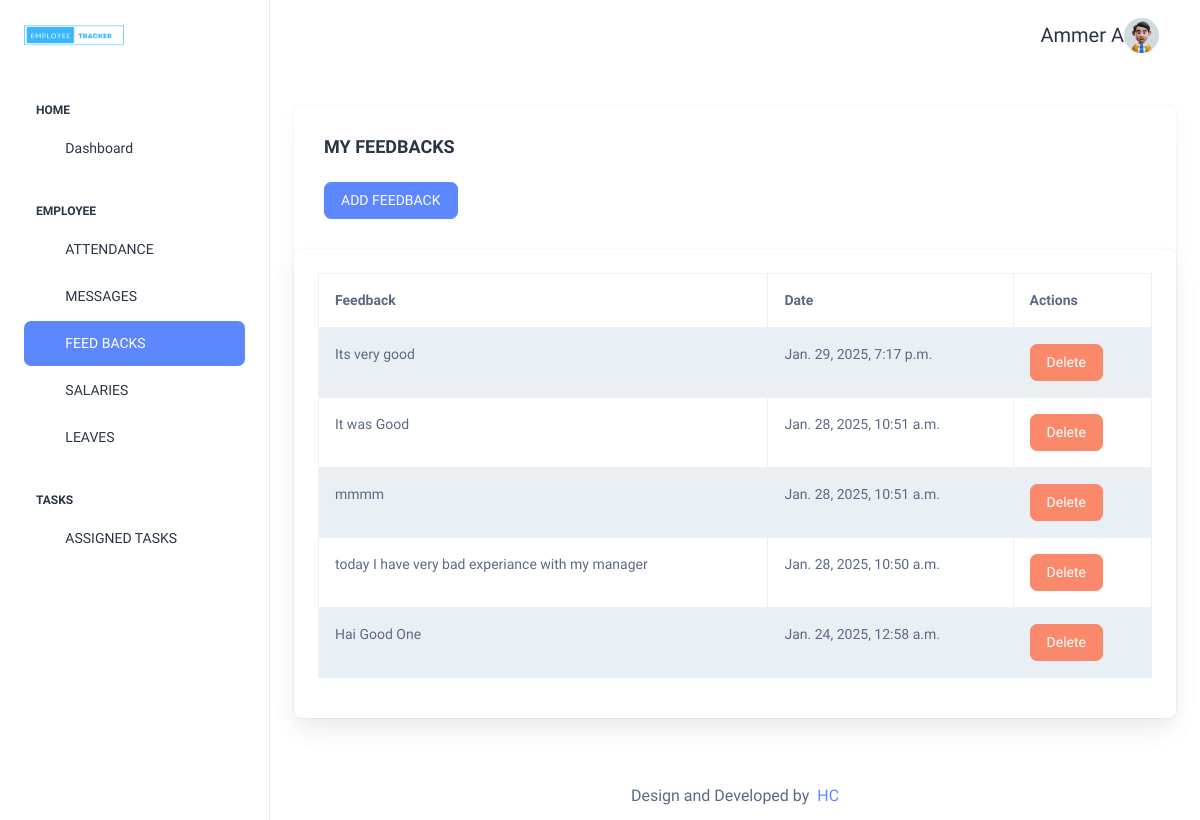
Screenshot of /employee/my_feedback (signed in) with the database file from the repository.
### home/models.py (models this page shows)
class CustomUser(AbstractBaseUser, PermissionsMixin):
    email = models.EmailField(unique=True, verbose_name='email address')
    username = models.CharField(max_length=30, unique=True,verbose_name='username')
    first_name = models.CharField(max_length=30, blank=True, verbose_name='first name')
    last_name = models.CharField(max_length=30, blank=True, verbose_name='last name')
    phone = models.CharField(max_length=15, blank=True, verbose_name='phone number')
    address = models.TextField(blank=True, verbose_name='address')
    is_active = models.BooleanField(default=True, verbose_name='active')
    is_staff = models.BooleanField(default=False, verbose_name='staff status')
    profile_pic = models.ImageField(upload_to='profile_pics', null=True, blank=True)
    job_title = models.CharField(max_length=50, blank=True, verbose_name='job title', choices=(
                                                                                            ("Developer", "Developer"),
                                                                                            ("Designer", "Designer"),
                                                                                            ("Analyst", "Analyst"),
                                                                                            ("Tester", "Tester"),
                                                                                            ("Support", "Support"),
                                                                                            ("Manager", "Manager"),
                                                                                            ("Executive", "Executive"),
                                                                                            ("Senior Executive", "Senior Executive"),
                                                                                            ("Lead Developer", "Lead Developer"),
                                                                                            ("Junior Developer", "Junior Developer"),
                                                                                            ("Senior Developer", "Senior Developer"),
                                                                                            ("Intern", "Intern")))
    department = models.CharField(max_length=50, blank=True, verbose_name='department', choices=(
                                                                                            ("HR", "Human Resources"),
                                                                                            ("IT", "Information Technology"),
                                                                                            ("FIN", "Finance"),
                                                                                            ("MKT", "Marketing"),
                                                                                            ("SALES", "Sales"),
                                                                                            ("ENG", "Engineering"),
                                                                                            ("ADMIN", "Administration"),
                                                                                        ))
    role = models.CharField(max_length=20,
                            choices=(
                                ("employee","employee"),
                                ("manager","manager"),
                                ("admin","admin"),
                            ),
                            default='user'
                            )
    date_joined = models.DateTimeField(auto_now_add=True, verbose_name='date joined')
    objects = CustomUserManager()
    USERNAME_FIELD = 'username'
    REQUIRED_FIELDS = ["first_name", "last_name", "email"]
    class Meta:
        verbose_name = 'user'
        verbose_name_plural = 'users'
    def __str__(self):
        return str(self.first_name + " " + self.last_name)

class FeedBack(models.Model):
    employee = models.ForeignKey(CustomUser, on_delete=models.CASCADE, related_name="feedback")
    feedback = models.TextField()
    date = models.DateTimeField(auto_now_add=True)
    approve = models.BooleanField(default=False)

### employee/views.py (the view, shortened to what this page needs)
# urls.py: path('my_feedback', views.my_feedback, name='my_feedback'),
def my_feedback(request):
    form = FeedBackForm()
    feedbacks = FeedBack.objects.filter(employee=request.user).order_by('-date')
    context = {
        'form': form,
        "feedbacks":feedbacks
    }
    return render(request, 'employee/my_feedback.html', context)

### templates/employee/my_feedback.html (shortened to what this page needs)
{% extends 'employee/index.html' %}
{% block content %}
<div class="container-fluid">
    <div class="card">
        <div class="card-body">
            <h5 class="card-title fw-semibold mb-4">MY FEEDBACKS</h5>
            <a href="" class="btn btn-primary" data-bs-toggle="modal" data-bs-target="#publicmessages">ADD FEEDBACK</a>
        </div>
        <div class="card mb-0">
            <div class="card-body p-4">
                <table id="feedbackTable" class="table table-striped table-bordered">
                    <thead>
                        <tr>
                            <th>Feedback</th>
                            <th>Date</th>
                            <th>Actions</th>
                        </tr>
                    </thead>
                    <tbody>
                        {% for feedback in feedbacks %}
                        <tr>
                            <td>{{ feedback.feedback }}</td>
                            <td>{{ feedback.date }}</td>
                            <td>
                                <a href="{% url 'delete_feedback' feedback.id %}" class="btn btn-danger">Delete</a>
                            </td>
                        </tr>
                        {% endfor %}
                    </tbody>
                </table>
            </div>
        </div>
    </div>
</div>
{% endblock %}

### templates/employee/index.html (shortened to what this page needs)
<!doctype html>
{% load static %}
<html lang="en">
<head>
  <link rel="stylesheet" href="{%static 'assets/css/styles.min.css' %}" />
</head>
<body>
  <div class="page-wrapper" id="main-wrapper" data-layout="vertical" data-navbarbg="skin6" data-sidebartype="full"
    data-sidebar-position="fixed" data-header-position="fixed">
    <aside class="left-sidebar">
      <div>
        <div class="brand-logo d-flex align-items-center justify-content-between">
          <a href="{%url 'HomePage' %}" class="text-nowrap logo-img text-dark">
            <img src="{%static 'assets\images\logo.png' %}" style="width: 100px;">
          </a>
        </div>
        <nav class="sidebar-nav scroll-sidebar" data-simplebar="">
          <ul id="sidebarnav">
            <li class="nav-small-cap">
              <span class="hide-menu">Home</span>
            </li>
            <li class="sidebar-item">
              <a class="sidebar-link" href="{%url 'HomePage' %}" aria-expanded="false">
                <span>
                  <i class="ti ti-layout-dashboard"></i>
                </span>
                <span class="hide-menu">Dashboard</span>
              </a>
            </li>
            <li class="nav-small-cap">
              <span class="hide-menu">EMPLOYEE</span>
            </li>
            <li class="sidebar-item">
              <a class="sidebar-link" href="{%url 'mark_attendance_sheet' %}" aria-expanded="false">
                <span>
                  <i class="ti ti-alert-circle"></i>
                </span>
                <span class="hide-menu">ATTENDANCE</span>
              </a>
            </li>
            <li class="sidebar-item">
              <a class="sidebar-link" href="{%url 'messages_from_employer' %}" aria-expanded="false">
                <span>
                  <i class="ti ti-cards"></i>
                </span>
                <span class="hide-menu">MESSAGES</span>
              </a>
            </li>
            <li class="sidebar-item">
              <a class="sidebar-link" href="{%url 'my_feedback' %}" aria-expanded="false">
                <span>
                  <i class="ti ti-file-description"></i>
                </span>
                <span class="hide-menu"> FEED BACKS</span>
              </a>
            </li>
            <li class="sidebar-item">
              <a class="sidebar-link" href="{%url  'my_salaries'%}" aria-expanded="false">
                <span>
                  <i class="ti ti-typography"></i>
                </span>
                <span class="hide-menu">SALARIES</span>
              </a>
            </li>
            <li class="sidebar-item">
              <a class="sidebar-link" href="{%url  'my_leaves' %}" aria-expanded="false">
                <span>
                  <i class="ti ti-typography"></i>
                </span>
                <span class="hide-menu">LEAVES</span>
              </a>
            </li>
            <li class="nav-small-cap">
              <span class="hide-menu">TASKS</span>
            </li>
            <li class="sidebar-item">
              <a class="sidebar-link" href="{%url 'my_tasks' %}" aria-expanded="false">
                <span>
                  <i class="ti ti-login"></i>
                </span>
                <span class="hide-menu">ASSIGNED TASKS</span>
              </a>
            </li>
          </ul>
        </nav>
      </div>
    </aside>
    <div class="body-wrapper">
      <header class="app-header">
        <nav class="navbar navbar-expand-lg navbar-light">
          <div class="navbar-collapse justify-content-end px-0" id="navbarNav">
            <ul class="navbar-nav flex-row ms-auto align-items-center justify-content-end">
              <li class="nav-item dropdown">
                <a class="nav-link nav-icon-hover" href="javascript:void(0)" id="drop2" data-bs-toggle="dropdown"
                  aria-expanded="false">
                  {{request.user}}
                  <img src="{%static 'assets/images/profile/user-1.jpg' %}" alt="" width="35" height="35"
                    class="rounded-circle">
                </a>
              </li>
            </ul>
          </div>
        </nav>
      </header>
      {% block content %}{% endblock %}
        <div class="py-6 px-6 text-center">
          <p class="mb-0 fs-4">Design and Developed by <a href="" target="_blank"
              class="pe-1 text-primary text-decoration-underline"></a> <a href="">HC</a></p>
        </div>
      </div>
    </div>
</body>
</html>

### rows the page displays
CustomUser: user "Ammer A"
FeedBack: feedback "Its very good", date "Jan. 29, 2025, 7:17 p.m."
FeedBack: feedback "It was Good", date "Jan. 28, 2025, 10:51 a.m."
FeedBack: feedback "mmmm", date "Jan. 28, 2025, 10:51 a.m."
FeedBack: feedback "today I have very bad experiance with my manager", date "Jan. 28, 2025, 10:50 a.m."
FeedBack: feedback "Hai Good One", date "Jan. 24, 2025, 12:58 a.m."
